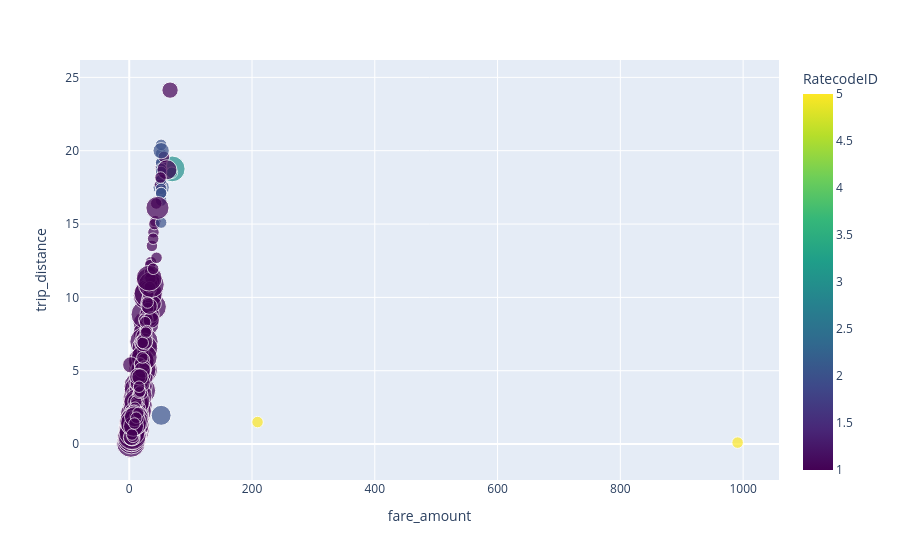

The cell this chart's notebook holds for it:
### Markdown cell above
<a class="anchor" id="2">

### **Plot 5 - Rich scatter: `total_amount` vs `trip_distance`, colored by `payment_type`**
</a>

Adds payment method as a color dimension to detect behavioral differences between passenger segments, and bubble size (passenger count) to reveal group travel patterns.

### Code cell
fig = df_taxi_all.plot.scatter(
    x="fare_amount",
    y="trip_distance",
    size="passenger_count",
    hover_name="RatecodeID",
    color="RatecodeID",
    color_continuous_scale="Viridis",
)

fig.show()

### Figure 1 — Plotly figure (JSON) as saved in the notebook; plotly's stock layout.template omitted (floating-point values rounded to 4 significant figures; data arrays with more than 128 entries replaced by an {"elided": "..."} marker saying what was removed)
{"data": [{"hovertemplate": "<b>%{hovertext}</b><br><br>fare_amount=%{x}<br>trip_distance=%{y}<br>passenger_count=%{marker.size}<br>RatecodeID=%{marker.color}<extra></extra>", "hovertext": {"elided": "1000 float values"}, "legendgroup": "", "marker": {"color": {"elided": "1000 int values"}, "coloraxis": "coloraxis", "size": {"elided": "1000 int values"}, "sizemode": "area", "sizeref": 0.015, "symbol": "circle"}, "mode": "markers", "name": "", "orientation": "v", "showlegend": false, "type": "scatter", "x": {"elided": "1000 float values"}, "xaxis": "x", "y": {"elided": "1000 float values"}, "yaxis": "y"}], "layout": {"coloraxis": {"colorbar": {"title": {"text": "RatecodeID"}}, "colorscale": [[0, "#440154"], [0.1111, "#482878"], [0.2222, "#3e4989"], [0.3333, "#31688e"], [0.4444, "#26828e"], [0.5556, "#1f9e89"], [0.6667, "#35b779"], [0.7778, "#6ece58"], [0.8889, "#b5de2b"], [1, "#fde725"]]}, "legend": {"itemsizing": "constant", "tracegroupgap": 0}, "margin": {"t": 60}, "xaxis": {"anchor": "y", "domain": [0, 1], "title": {"text": "fare_amount"}}, "yaxis": {"anchor": "x", "domain": [0, 1], "title": {"text": "trip_distance"}}}}
